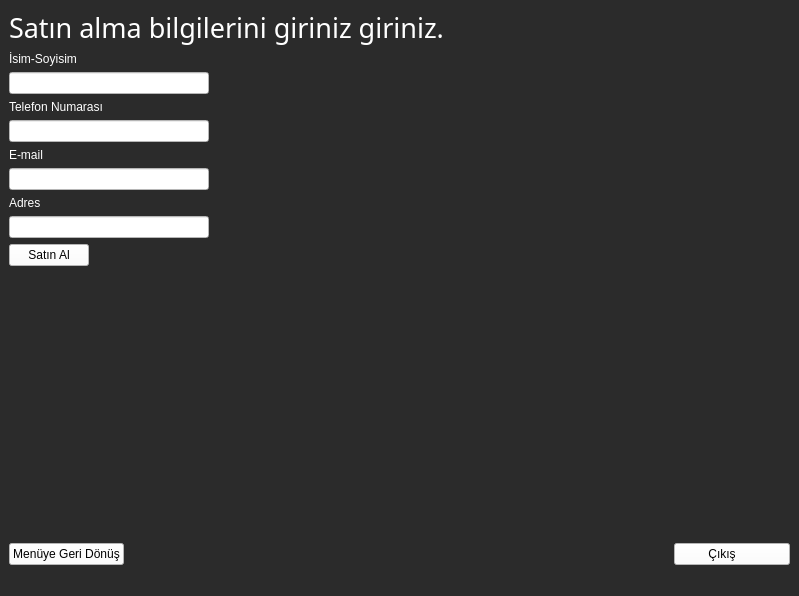
<?xml version="1.0" encoding="UTF-8"?>
<ui version="4.0">
 <class>SATINAL</class>
 <widget class="QMainWindow" name="SATINAL">
  <property name="geometry">
   <rect>
    <x>0</x>
    <y>0</y>
    <width>799</width>
    <height>596</height>
   </rect>
  </property>
  <property name="contextMenuPolicy">
   <enum>Qt::DefaultContextMenu</enum>
  </property>
  <property name="windowTitle">
   <string>Plak Satın Alma</string>
  </property>
  <property name="styleSheet">
   <string notr="true">background-color: rgb(43, 43, 43);</string>
  </property>
  <widget class="QWidget" name="centralwidget">
   <layout class="QVBoxLayout" name="verticalLayout_3">
    <item>
     <widget class="QLabel" name="label_2">
      <property name="maximumSize">
       <size>
        <width>16777215</width>
        <height>80</height>
       </size>
      </property>
      <property name="font">
       <font>
        <family>Sans Serif Collection</family>
        <pointsize>20</pointsize>
       </font>
      </property>
      <property name="styleSheet">
       <string notr="true">color: rgb(255, 255, 255);</string>
      </property>
      <property name="text">
       <string>Satın alma bilgilerini giriniz giriniz.</string>
      </property>
     </widget>
    </item>
    <item>
     <layout class="QVBoxLayout" name="verticalLayout">
      <item>
       <widget class="QLabel" name="label_3">
        <property name="styleSheet">
         <string notr="true">color: rgb(255, 255, 255);
font: 10pt &quot;Sans Serif Collection&quot;;</string>
        </property>
        <property name="text">
         <string>İsim-Soyisim</string>
        </property>
       </widget>
      </item>
      <item>
       <widget class="QLineEdit" name="lnisim">
        <property name="maximumSize">
         <size>
          <width>200</width>
          <height>200</height>
         </size>
        </property>
        <property name="styleSheet">
         <string notr="true">background-color: rgb(255, 255, 255);</string>
        </property>
        <property name="inputMask">
         <string/>
        </property>
        <property name="clearButtonEnabled">
         <bool>true</bool>
        </property>
       </widget>
      </item>
      <item>
       <widget class="QLabel" name="label_4">
        <property name="styleSheet">
         <string notr="true">color: rgb(255, 255, 255);
font: 10pt &quot;Sans Serif Collection&quot;;</string>
        </property>
        <property name="text">
         <string>Telefon Numarası</string>
        </property>
       </widget>
      </item>
      <item>
       <widget class="QLineEdit" name="lntlfn">
        <property name="maximumSize">
         <size>
          <width>200</width>
          <height>200</height>
         </size>
        </property>
        <property name="styleSheet">
         <string notr="true">background-color: rgb(255, 255, 255);</string>
        </property>
        <property name="inputMask">
         <string/>
        </property>
        <property name="clearButtonEnabled">
         <bool>true</bool>
        </property>
       </widget>
      </item>
      <item>
       <widget class="QLabel" name="label_5">
        <property name="styleSheet">
         <string notr="true">color: rgb(255, 255, 255);
font: 10pt &quot;Sans Serif Collection&quot;;</string>
        </property>
        <property name="text">
         <string>E-mail</string>
        </property>
       </widget>
      </item>
      <item>
       <widget class="QLineEdit" name="lnmail">
        <property name="maximumSize">
         <size>
          <width>200</width>
          <height>200</height>
         </size>
        </property>
        <property name="styleSheet">
         <string notr="true">background-color: rgb(255, 255, 255);</string>
        </property>
        <property name="inputMask">
         <string/>
        </property>
        <property name="clearButtonEnabled">
         <bool>true</bool>
        </property>
       </widget>
      </item>
      <item>
       <layout class="QVBoxLayout" name="verticalLayout_2">
        <item>
         <widget class="QLabel" name="label_6">
          <property name="styleSheet">
           <string notr="true">color: rgb(255, 255, 255);
font: 10pt &quot;Sans Serif Collection&quot;;</string>
          </property>
          <property name="text">
           <string>Adres</string>
          </property>
         </widget>
        </item>
        <item>
         <widget class="QLineEdit" name="lnadres">
          <property name="maximumSize">
           <size>
            <width>200</width>
            <height>200</height>
           </size>
          </property>
          <property name="styleSheet">
           <string notr="true">background-color: rgb(255, 255, 255);</string>
          </property>
          <property name="inputMask">
           <string/>
          </property>
          <property name="clearButtonEnabled">
           <bool>true</bool>
          </property>
         </widget>
        </item>
       </layout>
      </item>
      <item>
       <layout class="QHBoxLayout" name="horizontalLayout_2">
        <item>
         <widget class="QPushButton" name="btnsatnal">
          <property name="maximumSize">
           <size>
            <width>16777215</width>
            <height>16777215</height>
           </size>
          </property>
          <property name="styleSheet">
           <string notr="true">background-color: rgb(255, 255, 255);
font: 8pt &quot;Sans Serif Collection&quot;;</string>
          </property>
          <property name="text">
           <string>Satın Al</string>
          </property>
         </widget>
        </item>
        <item>
         <spacer name="horizontalSpacer_2">
          <property name="orientation">
           <enum>Qt::Horizontal</enum>
          </property>
          <property name="sizeHint" stdset="0">
           <size>
            <width>40</width>
            <height>20</height>
           </size>
          </property>
         </spacer>
        </item>
       </layout>
      </item>
     </layout>
    </item>
    <item>
     <spacer name="horizontalSpacer_5">
      <property name="orientation">
       <enum>Qt::Horizontal</enum>
      </property>
      <property name="sizeHint" stdset="0">
       <size>
        <width>785</width>
        <height>20</height>
       </size>
      </property>
     </spacer>
    </item>
    <item>
     <spacer name="verticalSpacer">
      <property name="orientation">
       <enum>Qt::Vertical</enum>
      </property>
      <property name="sizeType">
       <enum>QSizePolicy::MinimumExpanding</enum>
      </property>
      <property name="sizeHint" stdset="0">
       <size>
        <width>20</width>
        <height>40</height>
       </size>
      </property>
     </spacer>
    </item>
    <item>
     <layout class="QHBoxLayout" name="horizontalLayout">
      <item>
       <widget class="QPushButton" name="btnmenuyedon">
        <property name="maximumSize">
         <size>
          <width>16777215</width>
          <height>16777215</height>
         </size>
        </property>
        <property name="styleSheet">
         <string notr="true">background-color: rgb(255, 255, 255);
font: 8pt &quot;Sans Serif Collection&quot;;</string>
        </property>
        <property name="text">
         <string>Menüye Geri Dönüş</string>
        </property>
        <property name="icon">
         <iconset>
          <normaloff>kedy.jpg</normaloff>kedy.jpg</iconset>
        </property>
        <property name="iconSize">
         <size>
          <width>40</width>
          <height>40</height>
         </size>
        </property>
       </widget>
      </item>
      <item>
       <spacer name="horizontalSpacer">
        <property name="orientation">
         <enum>Qt::Horizontal</enum>
        </property>
        <property name="sizeHint" stdset="0">
         <size>
          <width>40</width>
          <height>20</height>
         </size>
        </property>
       </spacer>
      </item>
      <item>
       <widget class="QPushButton" name="btnmenudon_2">
        <property name="maximumSize">
         <size>
          <width>16777215</width>
          <height>16777215</height>
         </size>
        </property>
        <property name="styleSheet">
         <string notr="true">background-color: rgb(255, 255, 255);
font: 8pt &quot;Sans Serif Collection&quot;;</string>
        </property>
        <property name="text">
         <string>         Çıkış               </string>
        </property>
        <property name="icon">
         <iconset>
          <normaloff>kedy.jpg</normaloff>kedy.jpg</iconset>
        </property>
        <property name="iconSize">
         <size>
          <width>40</width>
          <height>40</height>
         </size>
        </property>
       </widget>
      </item>
     </layout>
    </item>
   </layout>
  </widget>
  <widget class="QMenuBar" name="menubar">
   <property name="geometry">
    <rect>
     <x>0</x>
     <y>0</y>
     <width>799</width>
     <height>18</height>
    </rect>
   </property>
  </widget>
  <widget class="QStatusBar" name="statusbar"/>
 </widget>
 <resources/>
 <connections/>
</ui>
